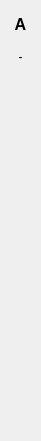
  <widget class="QWidget" name="verticalLayoutWidget_2">
   <property name="geometry">
    <rect>
     <x>770</x>
     <y>80</y>
     <width>41</width>
     <height>441</height>
    </rect>
   </property>
   <layout class="QVBoxLayout" name="verticalLayout_11">
    <item>
     <widget class="QLabel" name="label_66">
      <property name="font">
       <font>
        <pointsize>12</pointsize>
        <weight>75</weight>
        <bold>true</bold>
        <strikeout>false</strikeout>
       </font>
      </property>
      <property name="text">
       <string>A</string>
      </property>
      <property name="alignment">
       <set>Qt::AlignCenter</set>
      </property>
     </widget>
    </item>
    <item>
     <widget class="QLabel" name="label_67">
      <property name="text">
       <string>-</string>
      </property>
      <property name="alignment">
       <set>Qt::AlignCenter</set>
      </property>
     </widget>
    </item>
    <item>
     <widget class="QLabel" name="label_ba">
      <property name="text">
       <string/>
      </property>
      <property name="alignment">
       <set>Qt::AlignCenter</set>
      </property>
     </widget>
    </item>
    <item>
     <widget class="QLabel" name="label_ca">
      <property name="text">
       <string/>
      </property>
      <property name="alignment">
       <set>Qt::AlignCenter</set>
      </property>
     </widget>
    </item>
    <item>
     <widget class="QLabel" name="label_da">
      <property name="text">
       <string/>
      </property>
      <property name="alignment">
       <set>Qt::AlignCenter</set>
      </property>
     </widget>
    </item>
    <item>
     <widget class="QLabel" name="label_ea">
      <property name="text">
       <string/>
      </property>
      <property name="alignment">
       <set>Qt::AlignCenter</set>
      </property>
     </widget>
    </item>
    <item>
     <widget class="QLabel" name="label_fa">
      <property name="text">
       <string/>
      </property>
      <property name="alignment">
       <set>Qt::AlignCenter</set>
      </property>
     </widget>
    </item>
    <item>
     <widget class="QLabel" name="label_ga">
      <property name="text">
       <string/>
      </property>
      <property name="alignment">
       <set>Qt::AlignCenter</set>
      </property>
     </widget>
    </item>
    <item>
     <widget class="QLabel" name="label_ha">
      <property name="text">
       <string/>
      </property>
      <property name="alignment">
       <set>Qt::AlignCenter</set>
      </property>
     </widget>
    </item>
    <item>
     <widget class="QLabel" name="label_ia">
      <property name="text">
       <string/>
      </property>
      <property name="alignment">
       <set>Qt::AlignCenter</set>
      </property>
     </widget>
    </item>
    <item>
     <widget class="QLabel" name="label_ja">
      <property name="text">
       <string/>
      </property>
      <property name="alignment">
       <set>Qt::AlignCenter</set>
      </property>
     </widget>
    </item>
    <item>
     <widget class="QLabel" name="label_ka">
      <property name="text">
       <string/>
      </property>
      <property name="alignment">
       <set>Qt::AlignCenter</set>
      </property>
     </widget>
    </item>
    <item>
     <widget class="QLabel" name="label_la">
      <property name="text">
       <string/>
      </property>
      <property name="alignment">
       <set>Qt::AlignCenter</set>
      </property>
     </widget>
    </item>
   </layout>
  </widget>
